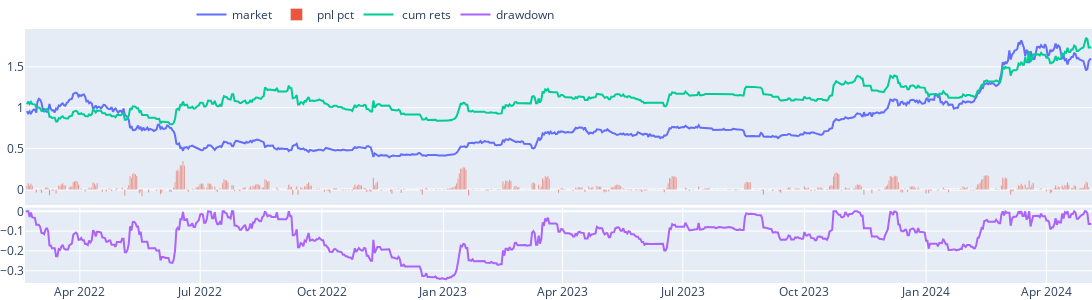
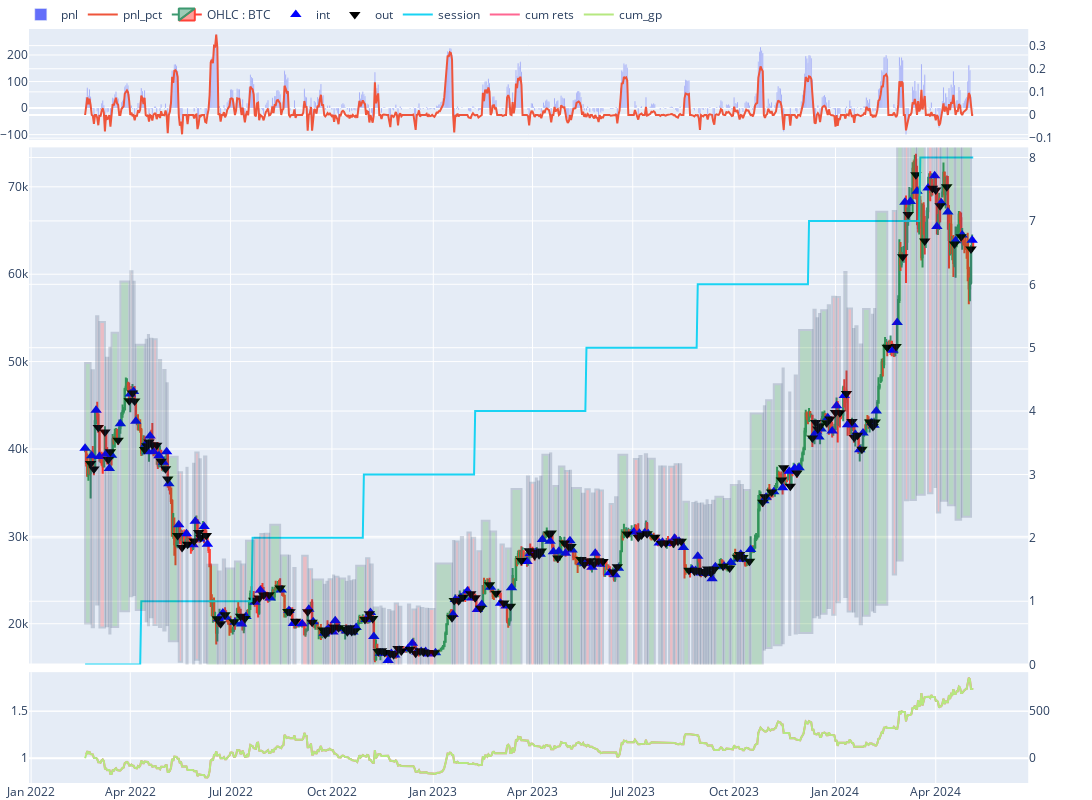
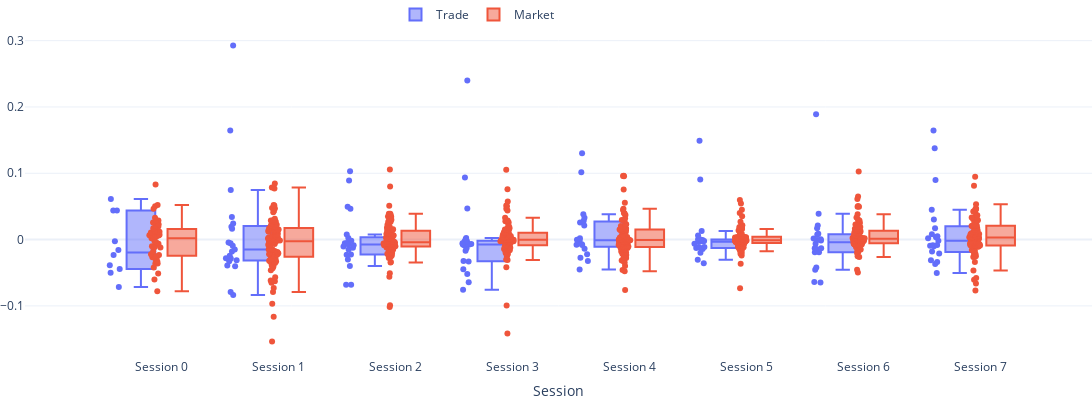

The notebook cell these images were saved under, in order:
### Code cell
AGENT[0].view_report()

### Figure 1 — Plotly figure (JSON) as saved in the notebook; plotly's stock layout.template omitted (floating-point values rounded to 4 significant figures; data arrays with more than 128 entries replaced by an {"elided": "..."} marker saying what was removed)
{"data": [{"name": "market", "type": "scatter", "x": {"elided": "807 str values"}, "xaxis": "x", "y": {"elided": "807 float values"}, "yaxis": "y"}, {"name": "pnl pct", "type": "bar", "x": {"elided": "807 str values"}, "xaxis": "x", "y": {"elided": "807 float values"}, "yaxis": "y"}, {"name": " cum rets", "type": "scatter", "x": {"elided": "807 str values"}, "xaxis": "x", "y": {"elided": "807 float values"}, "yaxis": "y"}, {"name": "drawdown", "type": "scatter", "x": {"elided": "807 str values"}, "xaxis": "x2", "y": {"elided": "807 float values"}, "yaxis": "y2"}], "layout": {"height": 300, "legend": {"orientation": "h", "x": 0.5, "xanchor": "right", "y": 1, "yanchor": "bottom"}, "margin": {"b": 0, "l": 10, "r": 0, "t": 0}, "width": 1200, "xaxis": {"anchor": "y", "domain": [0, 1], "matches": "x2", "showticklabels": false}, "xaxis2": {"anchor": "y2", "domain": [0, 1]}, "yaxis": {"anchor": "x", "domain": [0.307, 1]}, "yaxis2": {"anchor": "x2", "domain": [0, 0.297]}}}

### Figure 2 — Plotly figure (JSON) as saved in the notebook; plotly's stock layout.template omitted (floating-point values rounded to 4 significant figures; data arrays with more than 128 entries replaced by an {"elided": "..."} marker saying what was removed)
{"data": [{"name": "pnl", "type": "bar", "x": {"elided": "807 str values"}, "xaxis": "x", "y": {"elided": "807 float values"}, "yaxis": "y"}, {"name": "pnl_pct", "type": "scatter", "x": {"elided": "807 str values"}, "xaxis": "x", "y": {"elided": "807 float values"}, "yaxis": "y2"}, {"close": {"elided": "807 float values"}, "high": {"elided": "807 float values"}, "low": {"elided": "807 float values"}, "name": "OHLC : BTC", "open": {"elided": "807 float values"}, "type": "candlestick", "x": {"elided": "807 str values"}, "xaxis": "x2", "yaxis": "y3"}, {"marker": {"color": "blue", "size": 10, "symbol": 5}, "mode": "markers", "name": "int", "type": "scatter", "x": {"elided": "161 str values"}, "xaxis": "x2", "y": {"elided": "161 float values"}, "yaxis": "y3"}, {"marker": {"color": "black", "size": 10, "symbol": 6}, "mode": "markers", "name": "out", "type": "scatter", "x": {"elided": "160 str values"}, "xaxis": "x2", "y": {"elided": "160 float values"}, "yaxis": "y3"}, {"name": "session", "type": "scatter", "x": {"elided": "807 str values"}, "xaxis": "x2", "y": {"elided": "807 int values"}, "yaxis": "y4"}, {"name": "cum rets", "type": "scatter", "x": {"elided": "807 str values"}, "xaxis": "x3", "y": {"elided": "807 float values"}, "yaxis": "y5"}, {"name": "cum_gp", "type": "scatter", "x": {"elided": "807 str values"}, "xaxis": "x3", "y": {"elided": "807 float values"}, "yaxis": "y6"}], "layout": {"height": 800, "legend": {"orientation": "h", "x": 0.6, "xanchor": "right", "y": 1, "yanchor": "bottom"}, "margin": {"b": 0, "l": 10, "r": 0, "t": 0}, "shapes": [{"fillcolor": "green", "opacity": 0.2, "x0": "2022-02-19T00:00:00", "x1": "2022-02-24T00:00:00", "xref": "x2", "y0": 20040.0, "y1": 49830.0, "yref": "y3"}, {"fillcolor": "red", "opacity": 0.2, "x0": "2022-02-25T00:00:00", "x1": "2022-02-27T00:00:00", "xref": "x2", "y0": 19610.0, "y1": 49010.0, "yref": "y3"}, {"fillcolor": "red", "opacity": 0.2, "x0": "2022-03-01T00:00:00", "x1": "2022-03-03T00:00:00", "xref": "x2", "y0": 22210.0, "y1": 55190.0, "yref": "y3"}, {"fillcolor": "red", "opacity": 0.2, "x0": "2022-03-04T00:00:00", "x1": "2022-03-09T00:00:00", "xref": "x2", "y0": 19570.0, "y1": 54520.0, "yref": "y3"}, {"fillcolor": "red", "opacity": 0.2, "x0": "2022-03-10T00:00:00", "x1": "2022-03-12T00:00:00", "xref": "x2", "y0": 19711, "y1": 50450.0, "yref": "y3"}, {"fillcolor": "red", "opacity": 0.2, "x0": "2022-03-13T00:00:00", "x1": "2022-03-14T00:00:00", "xref": "x2", "y0": 18890.0, "y1": 51570.0, "yref": "y3"}, {"fillcolor": "green", "opacity": 0.2, "x0": "2022-03-15T00:00:00", "x1": "2022-03-21T00:00:00", "xref": "x2", "y0": 19640.0, "y1": 53300.0, "yref": "y3"}, {"fillcolor": "green", "opacity": 0.2, "x0": "2022-03-23T00:00:00", "x1": "2022-03-31T00:00:00", "xref": "x2", "y0": 21440.0, "y1": 59160.0, "yref": "y3"}, {"fillcolor": "red", "opacity": 0.2, "x0": "2022-04-01T00:00:00", "x1": "2022-04-03T00:00:00", "xref": "x2", "y0": 23140.0, "y1": 60330.0, "yref": "y3"}, {"fillcolor": "red", "opacity": 0.2, "x0": "2022-04-04T00:00:00", "x1": "2022-04-05T00:00:00", "xref": "x2", "y0": 23290.0, "y1": 59150.0, "yref": "y3"}, {"fillcolor": "green", "opacity": 0.2, "x0": "2022-04-06T00:00:00", "x1": "2022-04-14T00:00:00", "xref": "x2", "y0": 21590.0, "y1": 51930.0, "yref": "y3"}, {"fillcolor": "red", "opacity": 0.2, "x0": "2022-04-15T00:00:00", "x1": "2022-04-16T00:00:00", "xref": "x2", "y0": 20280.0, "y1": 52490.0, "yref": "y3"}, {"fillcolor": "red", "opacity": 0.2, "x0": "2022-04-17T00:00:00", "x1": "2022-04-18T00:00:00", "xref": "x2", "y0": 19840.0, "y1": 53040.0, "yref": "y3"}, {"fillcolor": "red", "opacity": 0.2, "x0": "2022-04-19T00:00:00", "x1": "2022-04-21T00:00:00", "xref": "x2", "y0": 20750.0, "y1": 52620.0, "yref": "y3"}, {"fillcolor": "red", "opacity": 0.2, "x0": "2022-04-22T00:00:00", "x1": "2022-04-25T00:00:00", "xref": "x2", "y0": 19850.0, "y1": 52550.0, "yref": "y3"}, {"fillcolor": "green", "opacity": 0.2, "x0": "2022-04-27T00:00:00", "x1": "2022-04-29T00:00:00", "xref": "x2", "y0": 19620.0, "y1": 50170.0, "yref": "y3"}, {"fillcolor": "green", "opacity": 0.2, "x0": "2022-05-01T00:00:00", "x1": "2022-05-03T00:00:00", "xref": "x2", "y0": 19230.0, "y1": 49050.0, "yref": "y3"}, {"fillcolor": "red", "opacity": 0.2, "x0": "2022-05-04T00:00:00", "x1": "2022-05-05T00:00:00", "xref": "x2", "y0": 19845, "y1": 47520.0, "yref": "y3"}, {"fillcolor": "green", "opacity": 0.2, "x0": "2022-05-06T00:00:00", "x1": "2022-05-14T00:00:00", "xref": "x2", "y0": 18010.0, "y1": 39110.0, "yref": "y3"}, {"fillcolor": "red", "opacity": 0.2, "x0": "2022-05-15T00:00:00", "x1": "2022-05-18T00:00:00", "xref": "x2", "y0": 15660.0, "y1": 37330.0, "yref": "y3"}, {"fillcolor": "red", "opacity": 0.2, "x0": "2022-05-22T00:00:00", "x1": "2022-05-23T00:00:00", "xref": "x2", "y0": 15150.0, "y1": 37840.0, "yref": "y3"}, {"fillcolor": "red", "opacity": 0.2, "x0": "2022-05-28T00:00:00", "x1": "2022-05-29T00:00:00", "xref": "x2", "y0": 14520.0, "y1": 38310.0, "yref": "y3"}, {"fillcolor": "red", "opacity": 0.2, "x0": "2022-05-30T00:00:00", "x1": "2022-06-02T00:00:00", "xref": "x2", "y0": 15870.0, "y1": 39590.0, "yref": "y3"}, {"fillcolor": "red", "opacity": 0.2, "x0": "2022-06-03T00:00:00", "x1": "2022-06-04T00:00:00", "xref": "x2", "y0": 14850.0, "y1": 38820.0, "yref": "y3"}, {"fillcolor": "red", "opacity": 0.2, "x0": "2022-06-07T00:00:00", "x1": "2022-06-09T00:00:00", "xref": "x2", "y0": 15560.0, "y1": 39140.0, "yref": "y3"}, {"fillcolor": "green", "opacity": 0.2, "x0": "2022-06-10T00:00:00", "x1": "2022-06-19T00:00:00", "xref": "x2", "y0": 14550.0, "y1": 26750.0, "yref": "y3"}, {"fillcolor": "red", "opacity": 0.2, "x0": "2022-06-20T00:00:00", "x1": "2022-06-22T00:00:00", "xref": "x2", "y0": 10290.0, "y1": 25980.0, "yref": "y3"}, {"fillcolor": "red", "opacity": 0.2, "x0": "2022-06-24T00:00:00", "x1": "2022-06-26T00:00:00", "xref": "x2", "y0": 10620.0, "y1": 27350.0, "yref": "y3"}, {"fillcolor": "green", "opacity": 0.2, "x0": "2022-06-27T00:00:00", "x1": "2022-07-04T00:00:00", "xref": "x2", "y0": 10370.0, "y1": 26310.0, "yref": "y3"}, {"fillcolor": "green", "opacity": 0.2, "x0": "2022-07-05T00:00:00", "x1": "2022-07-10T00:00:00", "xref": "x2", "y0": 10090.0, "y1": 27120.0, "yref": "y3"}, {"fillcolor": "red", "opacity": 0.2, "x0": "2022-07-11T00:00:00", "x1": "2022-07-14T00:00:00", "xref": "x2", "y0": 9982.0, "y1": 26770.0, "yref": "y3"}, {"fillcolor": "green", "opacity": 0.2, "x0": "2022-07-15T00:00:00", "x1": "2022-07-22T00:00:00", "xref": "x2", "y0": 10420.0, "y1": 29490.0, "yref": "y3"}, {"fillcolor": "red", "opacity": 0.2, "x0": "2022-07-23T00:00:00", "x1": "2022-07-27T00:00:00", "xref": "x2", "y0": 11230.0, "y1": 29840.0, "yref": "y3"}, {"fillcolor": "red", "opacity": 0.2, "x0": "2022-07-28T00:00:00", "x1": "2022-07-31T00:00:00", "xref": "x2", "y0": 11920.0, "y1": 30280.0, "yref": "y3"}, {"fillcolor": "red", "opacity": 0.2, "x0": "2022-08-01T00:00:00", "x1": "2022-08-05T00:00:00", "xref": "x2", "y0": 11630.0, "y1": 30310.0, "yref": "y3"}, {"fillcolor": "green", "opacity": 0.2, "x0": "2022-08-06T00:00:00", "x1": "2022-08-15T00:00:00", "xref": "x2", "y0": 11480.0, "y1": 31320.0, "yref": "y3"}, {"fillcolor": "green", "opacity": 0.2, "x0": "2022-08-16T00:00:00", "x1": "2022-08-22T00:00:00", "xref": "x2", "y0": 11930.0, "y1": 27820.0, "yref": "y3"}, {"fillcolor": "red", "opacity": 0.2, "x0": "2022-08-23T00:00:00", "x1": "2022-08-24T00:00:00", "xref": "x2", "y0": 10760.0, "y1": 27780.0, "yref": "y3"}, {"fillcolor": "red", "opacity": 0.2, "x0": "2022-08-27T00:00:00", "x1": "2022-08-29T00:00:00", "xref": "x2", "y0": 10020.0, "y1": 26370.0, "yref": "y3"}, {"fillcolor": "red", "opacity": 0.2, "x0": "2022-09-04T00:00:00", "x1": "2022-09-09T00:00:00", "xref": "x2", "y0": 10000.0, "y1": 27770.0, "yref": "y3"}, {"fillcolor": "red", "opacity": 0.2, "x0": "2022-09-10T00:00:00", "x1": "2022-09-13T00:00:00", "xref": "x2", "y0": 10820.0, "y1": 26230.0, "yref": "y3"}, {"fillcolor": "green", "opacity": 0.2, "x0": "2022-09-14T00:00:00", "x1": "2022-09-23T00:00:00", "xref": "x2", "y0": 10110.0, "y1": 25080.0, "yref": "y3"}, {"fillcolor": "red", "opacity": 0.2, "x0": "2022-09-24T00:00:00", "x1": "2022-09-25T00:00:00", "xref": "x2", "y0": 9460.0, "y1": 24450.0, "yref": "y3"}, {"fillcolor": "green", "opacity": 0.2, "x0": "2022-09-26T00:00:00", "x1": "2022-09-27T00:00:00", "xref": "x2", "y0": 9614.0, "y1": 24800.0, "yref": "y3"}, {"fillcolor": "red", "opacity": 0.2, "x0": "2022-09-28T00:00:00", "x1": "2022-10-01T00:00:00", "xref": "x2", "y0": 9706.0, "y1": 25100.0, "yref": "y3"}, {"fillcolor": "red", "opacity": 0.2, "x0": "2022-10-02T00:00:00", "x1": "2022-10-03T00:00:00", "xref": "x2", "y0": 9528.0, "y1": 25520.0, "yref": "y3"}, {"fillcolor": "red", "opacity": 0.2, "x0": "2022-10-04T00:00:00", "x1": "2022-10-07T00:00:00", "xref": "x2", "y0": 10170.0, "y1": 25390.0, "yref": "y3"}, {"fillcolor": "green", "opacity": 0.2, "x0": "2022-10-08T00:00:00", "x1": "2022-10-13T00:00:00", "xref": "x2", "y0": 9709.0, "y1": 25190.0, "yref": "y3"}, {"fillcolor": "red", "opacity": 0.2, "x0": "2022-10-14T00:00:00", "x1": "2022-10-15T00:00:00", "xref": "x2", "y0": 9588.0, "y1": 24790.0, "yref": "y3"}, {"fillcolor": "red", "opacity": 0.2, "x0": "2022-10-16T00:00:00", "x1": "2022-10-17T00:00:00", "xref": "x2", "y0": 9631.0, "y1": 25410.0, "yref": "y3"}, {"fillcolor": "red", "opacity": 0.2, "x0": "2022-10-18T00:00:00", "x1": "2022-10-19T00:00:00", "xref": "x2", "y0": 9664.0, "y1": 24860.0, "yref": "y3"}, {"fillcolor": "red", "opacity": 0.2, "x0": "2022-10-20T00:00:00", "x1": "2022-10-22T00:00:00", "xref": "x2", "y0": 9521.0, "y1": 24970.0, "yref": "y3"}, {"fillcolor": "green", "opacity": 0.2, "x0": "2022-10-23T00:00:00", "x1": "2022-10-31T00:00:00", "xref": "x2", "y0": 9785.0, "y1": 26640.0, "yref": "y3"}, {"fillcolor": "red", "opacity": 0.2, "x0": "2022-11-01T00:00:00", "x1": "2022-11-04T00:00:00", "xref": "x2", "y0": 10240.0, "y1": 27490.0, "yref": "y3"}, {"fillcolor": "red", "opacity": 0.2, "x0": "2022-11-05T00:00:00", "x1": "2022-11-07T00:00:00", "xref": "x2", "y0": 10650.0, "y1": 26770.0, "yref": "y3"}, {"fillcolor": "green", "opacity": 0.2, "x0": "2022-11-08T00:00:00", "x1": "2022-11-12T00:00:00", "xref": "x2", "y0": 9274.0, "y1": 21860.0, "yref": "y3"}, {"fillcolor": "red", "opacity": 0.2, "x0": "2022-11-14T00:00:00", "x1": "2022-11-15T00:00:00", "xref": "x2", "y0": 8310.0, "y1": 21970.0, "yref": "y3"}, {"fillcolor": "green", "opacity": 0.2, "x0": "2022-11-16T00:00:00", "x1": "2022-11-18T00:00:00", "xref": "x2", "y0": 8331.0, "y1": 21710.0, "yref": "y3"}, {"fillcolor": "red", "opacity": 0.2, "x0": "2022-11-21T00:00:00", "x1": "2022-11-23T00:00:00", "xref": "x2", "y0": 7891.0, "y1": 21580.0, "yref": "y3"}, {"fillcolor": "red", "opacity": 0.2, "x0": "2022-11-24T00:00:00", "x1": "2022-11-26T00:00:00", "xref": "x2", "y0": 8299.0, "y1": 21400.0, "yref": "y3"}, {"fillcolor": "red", "opacity": 0.2, "x0": "2022-11-27T00:00:00", "x1": "2022-11-30T00:00:00", "xref": "x2", "y0": 8214.0, "y1": 22310.0, "yref": "y3"}, {"fillcolor": "red", "opacity": 0.2, "x0": "2022-12-01T00:00:00", "x1": "2022-12-03T00:00:00", "xref": "x2", "y0": 8489.0, "y1": 21950.0, "yref": "y3"}, {"fillcolor": "red", "opacity": 0.2, "x0": "2022-12-09T00:00:00", "x1": "2022-12-11T00:00:00", "xref": "x2", "y0": 8564.0, "y1": 22210.0, "yref": "y3"}, {"fillcolor": "red", "opacity": 0.2, "x0": "2022-12-13T00:00:00", "x1": "2022-12-16T00:00:00", "xref": "x2", "y0": 8887.0, "y1": 21620.0, "yref": "y3"}, {"fillcolor": "red", "opacity": 0.2, "x0": "2022-12-17T00:00:00", "x1": "2022-12-20T00:00:00", "xref": "x2", "y0": 8388.0, "y1": 21960.0, "yref": "y3"}, {"fillcolor": "red", "opacity": 0.2, "x0": "2022-12-21T00:00:00", "x1": "2022-12-23T00:00:00", "xref": "x2", "y0": 8412.0, "y1": 21810.0, "yref": "y3"}, {"fillcolor": "red", "opacity": 0.2, "x0": "2022-12-25T00:00:00", "x1": "2022-12-27T00:00:00", "xref": "x2", "y0": 8416.0, "y1": 21720.0, "yref": "y3"}, {"fillcolor": "red", "opacity": 0.2, "x0": "2022-12-28T00:00:00", "x1": "2023-01-02T00:00:00", "xref": "x2", "y0": 8274.0, "y1": 21670.0, "yref": "y3"}, {"fillcolor": "green", "opacity": 0.2, "x0": "2023-01-03T00:00:00", "x1": "2023-01-18T00:00:00", "xref": "x2", "y0": 8338.0, "y1": 26880.0, "yref": "y3"}, {"fillcolor": "red", "opacity": 0.2, "x0": "2023-01-19T00:00:00", "x1": "2023-01-20T00:00:00", "xref": "x2", "y0": 10540.0, "y1": 29470.0, "yref": "y3"}, {"fillcolor": "red", "opacity": 0.2, "x0": "2023-01-21T00:00:00", "x1": "2023-01-24T00:00:00", "xref": "x2", "y0": 11390.0, "y1": 29420.0, "yref": "y3"}, {"fillcolor": "green", "opacity": 0.2, "x0": "2023-01-26T00:00:00", "x1": "2023-01-28T00:00:00", "xref": "x2", "y0": 11500.0, "y1": 29930.0, "yref": "y3"}, {"fillcolor": "red", "opacity": 0.2, "x0": "2023-02-01T00:00:00", "x1": "2023-02-04T00:00:00", "xref": "x2", "y0": 11870.0, "y1": 30440.0, "yref": "y3"}, {"fillcolor": "red", "opacity": 0.2, "x0": "2023-02-05T00:00:00", "x1": "2023-02-08T00:00:00", "xref": "x2", "y0": 11470.0, "y1": 29850.0, "yref": "y3"}, {"fillcolor": "red", "opacity": 0.2, "x0": "2023-02-10T00:00:00", "x1": "2023-02-13T00:00:00", "xref": "x2", "y0": 10810.0, "y1": 28310.0, "yref": "y3"}, {"fillcolor": "green", "opacity": 0.2, "x0": "2023-02-14T00:00:00", "x1": "2023-02-21T00:00:00", "xref": "x2", "y0": 11100.0, "y1": 31790.0, "yref": "y3"}, {"fillcolor": "green", "opacity": 0.2, "x0": "2023-02-22T00:00:00", "x1": "2023-02-27T00:00:00", "xref": "x2", "y0": 12090.0, "y1": 30540.0, "yref": "y3"}, {"fillcolor": "red", "opacity": 0.2, "x0": "2023-03-03T00:00:00", "x1": "2023-03-06T00:00:00", "xref": "x2", "y0": 11170.0, "y1": 29070.0, "yref": "y3"}, {"fillcolor": "green", "opacity": 0.2, "x0": "2023-03-08T00:00:00", "x1": "2023-03-12T00:00:00", "xref": "x2", "y0": 11020.0, "y1": 28600.0, "yref": "y3"}, {"fillcolor": "green", "opacity": 0.2, "x0": "2023-03-13T00:00:00", "x1": "2023-03-22T00:00:00", "xref": "x2", "y0": 12060.0, "y1": 35430.0, "yref": "y3"}, {"fillcolor": "red", "opacity": 0.2, "x0": "2023-03-27T00:00:00", "x1": "2023-03-29T00:00:00", "xref": "x2", "y0": 13560.0, "y1": 36850.0, "yref": "y3"}, {"fillcolor": "red", "opacity": 0.2, "x0": "2023-03-30T00:00:00", "x1": "2023-04-03T00:00:00", "xref": "x2", "y0": 14010.0, "y1": 36140, "yref": "y3"}, {"fillcolor": "red", "opacity": 0.2, "x0": "2023-04-04T00:00:00", "x1": "2023-04-05T00:00:00", "xref": "x2", "y0": 14080.0, "y1": 36620.0, "yref": "y3"}, {"fillcolor": "red", "opacity": 0.2, "x0": "2023-04-06T00:00:00", "x1": "2023-04-07T00:00:00", "xref": "x2", "y0": 14020.0, "y1": 36280.0, "yref": "y3"}, {"fillcolor": "red", "opacity": 0.2, "x0": "2023-04-08T00:00:00", "x1": "2023-04-09T00:00:00", "xref": "x2", "y0": 13970.0, "y1": 36820.0, "yref": "y3"}, {"fillcolor": "green", "opacity": 0.2, "x0": "2023-04-10T00:00:00", "x1": "2023-04-16T00:00:00", "xref": "x2", "y0": 14820.0, "y1": 39350.0, "yref": "y3"}, {"fillcolor": "red", "opacity": 0.2, "x0": "2023-04-17T00:00:00", "x1": "2023-04-18T00:00:00", "xref": "x2", "y0": 14720.0, "y1": 39490.0, "yref": "y3"}, {"fillcolor": "green", "opacity": 0.2, "x0": "2023-04-20T00:00:00", "x1": "2023-04-24T00:00:00", "xref": "x2", "y0": 14120.0, "y1": 35760.0, "yref": "y3"}, {"fillcolor": "green", "opacity": 0.2, "x0": "2023-04-25T00:00:00", "x1": "2023-04-30T00:00:00", "xref": "x2", "y0": 14150.0, "y1": 38000.0, "yref": "y3"}, {"fillcolor": "red", "opacity": 0.2, "x0": "2023-05-01T00:00:00", "x1": "2023-05-04T00:00:00", "xref": "x2", "y0": 14030.0, "y1": 37490.0, "yref": "y3"}, {"fillcolor": "red", "opacity": 0.2, "x0": "2023-05-05T00:00:00", "x1": "2023-05-06T00:00:00", "xref": "x2", "y0": 14750.0, "y1": 37500.0, "yref": "y3"}, {"fillcolor": "green", "opacity": 0.2, "x0": "2023-05-07T00:00:00", "x1": "2023-05-15T00:00:00", "xref": "x2", "y0": 14220.0, "y1": 35550.0, "yref": "y3"}, {"fillcolor": "red", "opacity": 0.2, "x0": "2023-05-16T00:00:00", "x1": "2023-05-18T00:00:00", "xref": "x2", "y0": 13520.0, "y1": 34870.0, "yref": "y3"}, {"fillcolor": "red", "opacity": 0.2, "x0": "2023-05-19T00:00:00", "x1": "2023-05-23T00:00:00", "xref": "x2", "y0": 13440.0, "y1": 35390.0, "yref": "y3"}, {"fillcolor": "red", "opacity": 0.2, "x0": "2023-05-25T00:00:00", "x1": "2023-05-27T00:00:00", "xref": "x2", "y0": 13240.0, "y1": 34910.0, "yref": "y3"}, {"fillcolor": "red", "opacity": 0.2, "x0": "2023-05-28T00:00:00", "x1": "2023-05-31T00:00:00", "xref": "x2", "y0": 14030.0, "y1": 35370.0, "yref": "y3"}, {"fillcolor": "red", "opacity": 0.2, "x0": "2023-06-01T00:00:00", "x1": "2023-06-04T00:00:00", "xref": "x2", "y0": 13410.0, "y1": 35250.0, "yref": "y3"}, {"fillcolor": "red", "opacity": 0.2, "x0": "2023-06-10T00:00:00", "x1": "2023-06-13T00:00:00", "xref": "x2", "y0": 12920.0, "y1": 33710.0, "yref": "y3"}, {"fillcolor": "red", "opacity": 0.2, "x0": "2023-06-15T00:00:00", "x1": "2023-06-17T00:00:00", "xref": "x2", "y0": 12800.0, "y1": 34470.0, "yref": "y3"}, {"fillcolor": "green", "opacity": 0.2, "x0": "2023-06-18T00:00:00", "x1": "2023-06-26T00:00:00", "xref": "x2", "y0": 13170.0, "y1": 39350.0, "yref": "y3"}, {"fillcolor": "red", "opacity": 0.2, "x0": "2023-07-02T00:00:00", "x1": "2023-07-06T00:00:00", "xref": "x2", "y0": 15250.0, "y1": 38860.0, "yref": "y3"}, {"fillcolor": "green", "opacity": 0.2, "x0": "2023-07-07T00:00:00", "x1": "2023-07-09T00:00:00", "xref": "x2", "y0": 15170.0, "y1": 39210.0, "yref": "y3"}, {"fillcolor": "red", "opacity": 0.2, "x0": "2023-07-12T00:00:00", "x1": "2023-07-14T00:00:00", "xref": "x2", "y0": 15190, "y1": 39410.0, "yref": "y3"}, {"fillcolor": "green", "opacity": 0.2, "x0": "2023-07-15T00:00:00", "x1": "2023-07-21T00:00:00", "xref": "x2", "y0": 15140.0, "y1": 38870.0, "yref": "y3"}, {"fillcolor": "green", "opacity": 0.2, "x0": "2023-07-25T00:00:00", "x1": "2023-07-27T00:00:00", "xref": "x2", "y0": 14610.0, "y1": 37990.0, "yref": "y3"}, {"fillcolor": "red", "opacity": 0.2, "x0": "2023-07-28T00:00:00", "x1": "2023-07-31T00:00:00", "xref": "x2", "y0": 14660.0, "y1": 38000.0, "yref": "y3"}, {"fillcolor": "red", "opacity": 0.2, "x0": "2023-08-03T00:00:00", "x1": "2023-08-07T00:00:00", "xref": "x2", "y0": 14600.0, "y1": 37970.0, "yref": "y3"}, {"fillcolor": "red", "opacity": 0.2, "x0": "2023-08-08T00:00:00", "x1": "2023-08-11T00:00:00", "xref": "x2", "y0": 14890.0, "y1": 38250.0, "yref": "y3"}, {"fillcolor": "red", "opacity": 0.2, "x0": "2023-08-12T00:00:00", "x1": "2023-08-14T00:00:00", "xref": "x2", "y0": 14720.0, "y1": 38260.0, "yref": "y3"}, {"fillcolor": "green", "opacity": 0.2, "x0": "2023-08-16T00:00:00", "x1": "2023-08-21T00:00:00", "xref": "x2", "y0": 14370.0, "y1": 33960.0, "yref": "y3"}, {"fillcolor": "red", "opacity": 0.2, "x0": "2023-08-24T00:00:00", "x1": "2023-08-26T00:00:00", "xref": "x2", "y0": 13090.0, "y1": 33820.0, "yref": "y3"}, {"fillcolor": "red", "opacity": 0.2, "x0": "2023-08-27T00:00:00", "x1": "2023-08-28T00:00:00", "xref": "x2", "y0": 13050.0, "y1": 33956, "yref": "y3"}, {"fillcolor": "red", "opacity": 0.2, "x0": "2023-08-29T00:00:00", "x1": "2023-08-31T00:00:00", "xref": "x2", "y0": 13860.0, "y1": 33720.0, "yref": "y3"}, {"fillcolor": "red", "opacity": 0.2, "x0": "2023-09-01T00:00:00", "x1": "2023-09-03T00:00:00", "xref": "x2", "y0": 12900.0, "y1": 33760.0, "yref": "y3"}, {"fillcolor": "red", "opacity": 0.2, "x0": "2023-09-04T00:00:00", "x1": "2023-09-05T00:00:00", "xref": "x2", "y0": 12910.0, "y1": 33530.0, "yref": "y3"}, {"fillcolor": "red", "opacity": 0.2, "x0": "2023-09-06T00:00:00", "x1": "2023-09-07T00:00:00", "xref": "x2", "y0": 12880.0, "y1": 34130.0, "yref": "y3"}, {"fillcolor": "green", "opacity": 0.2, "x0": "2023-09-08T00:00:00", "x1": "2023-09-10T00:00:00", "xref": "x2", "y0": 12910.0, "y1": 33590.0, "yref": "y3"}, {"fillcolor": "red", "opacity": 0.2, "x0": "2023-09-11T00:00:00", "x1": "2023-09-13T00:00:00", "xref": "x2", "y0": 12580.0, "y1": 34090.0, "yref": "y3"}, {"fillcolor": "green", "opacity": 0.2, "x0": "2023-09-14T00:00:00", "x1": "2023-09-21T00:00:00", "xref": "x2", "y0": 13260.0, "y1": 34540.0, "yref": "y3"}, {"fillcolor": "green", "opacity": 0.2, "x0": "2023-09-22T00:00:00", "x1": "2023-09-27T00:00:00", "xref": "x2", "y0": 13290.0, "y1": 34280.0, "yref": "y3"}, {"fillcolor": "green", "opacity": 0.2, "x0": "2023-09-28T00:00:00", "x1": "2023-10-04T00:00:00", "xref": "x2", "y0": 13510.0, "y1": 35870.0, "yref": "y3"}, {"fillcolor": "red", "opacity": 0.2, "x0": "2023-10-05T00:00:00", "x1": "2023-10-06T00:00:00", "xref": "x2", "y0": 13710.0, "y1": 36310.0, "yref": "y3"}, {"fillcolor": "red", "opacity": 0.2, "x0": "2023-10-07T00:00:00", "x1": "2023-10-09T00:00:00", "xref": "x2", "y0": 13980.0, "y1": 35870.0, "yref": "y3"}, {"fillcolor": "green", "opacity": 0.2, "x0": "2023-10-10T00:00:00", "x1": "2023-10-15T00:00:00", "xref": "x2", "y0": 13700.0, "y1": 35300.0, "yref": "y3"}, {"fillcolor": "green", "opacity": 0.2, "x0": "2023-10-16T00:00:00", "x1": "2023-10-27T00:00:00", "xref": "x2", "y0": 14250.0, "y1": 44060.0, "yref": "y3"}, {"fillcolor": "red", "opacity": 0.2, "x0": "2023-10-28T00:00:00", "x1": "2023-10-29T00:00:00", "xref": "x2", "y0": 17040.0, "y1": 44880.0, "yref": "y3"}, {"fillcolor": "green", "opacity": 0.2, "x0": "2023-10-30T00:00:00", "x1": "2023-11-04T00:00:00", "xref": "x2", "y0": 17240.0, "y1": 45580.0, "yref": "y3"}, {"fillcolor": "green", "opacity": 0.2, "x0": "2023-11-06T00:00:00", "x1": "2023-11-13T00:00:00", "xref": "x2", "y0": 17550.0, "y1": 47400.0, "yref": "y3"}, {"fillcolor": "red", "opacity": 0.2, "x0": "2023-11-14T00:00:00", "x1": "2023-11-15T00:00:00", "xref": "x2", "y0": 17780.0, "y1": 49220.0, "yref": "y3"}, {"fillcolor": "red", "opacity": 0.2, "x0": "2023-11-20T00:00:00", "x1": "2023-11-21T00:00:00", "xref": "x2", "y0": 18720.0, "y1": 46460.0, "yref": "y3"}, {"fillcolor": "red", "opacity": 0.2, "x0": "2023-11-25T00:00:00", "x1": "2023-11-27T00:00:00", "xref": "x2", "y0": 18890.0, "y1": 48420.0, "yref": "y3"}, {"fillcolor": "green", "opacity": 0.2, "x0": "2023-11-29T00:00:00", "x1": "2023-12-11T00:00:00", "xref": "x2", "y0": 18930.0, "y1": 53630.0, "yref": "y3"}, {"fillcolor": "red", "opacity": 0.2, "x0": "2023-12-12T00:00:00", "x1": "2023-12-14T00:00:00", "xref": "x2", "y0": 20750.0, "y1": 55930.0, "yref": "y3"}, {"fillcolor": "green", "opacity": 0.2, "x0": "2023-12-15T00:00:00", "x1": "2023-12-16T00:00:00", "xref": "x2", "y0": 20970.0, "y1": 54960.0, "yref": "y3"}, {"fillcolor": "red", "opacity": 0.2, "x0": "2023-12-17T00:00:00", "x1": "2023-12-18T00:00:00", "xref": "x2", "y0": 20690.0, "y1": 55460.0, "yref": "y3"}, {"fillcolor": "green", "opacity": 0.2, "x0": "2023-12-19T00:00:00", "x1": "2023-12-24T00:00:00", "xref": "x2", "y0": 21140.0, "y1": 55890.0, "yref": "y3"}, {"fillcolor": "green", "opacity": 0.2, "x0": "2023-12-25T00:00:00", "x1": "2023-12-27T00:00:00", "xref": "x2", "y0": 21790.0, "y1": 56460.0, "yref": "y3"}, {"fillcolor": "red", "opacity": 0.2, "x0": "2023-12-29T00:00:00", "x1": "2024-01-01T00:00:00", "xref": "x2", "y0": 21030.0, "y1": 57430.0, "yref": "y3"}, {"fillcolor": "red", "opacity": 0.2, "x0": "2024-01-02T00:00:00", "x1": "2024-01-05T00:00:00", "xref": "x2", "y0": 22470.0, "y1": 57390.0, "yref": "y3"}, {"fillcolor": "green", "opacity": 0.2, "x0": "2024-01-09T00:00:00", "x1": "2024-01-11T00:00:00", "xref": "x2", "y0": 23055, "y1": 60240.0, "yref": "y3"}, {"fillcolor": "red", "opacity": 0.2, "x0": "2024-01-12T00:00:00", "x1": "2024-01-16T00:00:00", "xref": "x2", "y0": 21390.0, "y1": 56080.0, "yref": "y3"}, {"fillcolor": "red", "opacity": 0.2, "x0": "2024-01-17T00:00:00", "x1": "2024-01-18T00:00:00", "xref": "x2", "y0": 21390.0, "y1": 53730.0, "yref": "y3"}, {"fillcolor": "green", "opacity": 0.2, "x0": "2024-01-19T00:00:00", "x1": "2024-01-21T00:00:00", "xref": "x2", "y0": 20830.0, "y1": 54050.0, "yref": "y3"}, {"fillcolor": "red", "opacity": 0.2, "x0": "2024-01-23T00:00:00", "x1": "2024-01-25T00:00:00", "xref": "x2", "y0": 19950.0, "y1": 51950.0, "yref": "y3"}, {"fillcolor": "green", "opacity": 0.2, "x0": "2024-01-26T00:00:00", "x1": "2024-02-01T00:00:00", "xref": "x2", "y0": 20910.0, "y1": 56010.0, "yref": "y3"}, {"fillcolor": "red", "opacity": 0.2, "x0": "2024-02-03T00:00:00", "x1": "2024-02-04T00:00:00", "xref": "x2", "y0": 21510.0, "y1": 55360.0, "yref": "y3"}, {"fillcolor": "red", "opacity": 0.2, "x0": "2024-02-05T00:00:00", "x1": "2024-02-06T00:00:00", "xref": "x2", "y0": 21350.0, "y1": 56030.0, "yref": "y3"}, {"fillcolor": "green", "opacity": 0.2, "x0": "2024-02-07T00:00:00", "x1": "2024-02-17T00:00:00", "xref": "x2", "y0": 22170.0, "y1": 67140.0, "yref": "y3"}, {"fillcolor": "red", "opacity": 0.2, "x0": "2024-02-22T00:00:00", "x1": "2024-02-25T00:00:00", "xref": "x2", "y0": 25640.0, "y1": 67250.0, "yref": "y3"}, {"fillcolor": "green", "opacity": 0.2, "x0": "2024-02-26T00:00:00", "x1": "2024-03-02T00:00:00", "xref": "x2", "y0": 27240.0, "y1": 80580.0, "yref": "y3"}, {"fillcolor": "red", "opacity": 0.2, "x0": "2024-03-04T00:00:00", "x1": "2024-03-07T00:00:00", "xref": "x2", "y0": 34120.0, "y1": 86870.0, "yref": "y3"}, {"fillcolor": "green", "opacity": 0.2, "x0": "2024-03-09T00:00:00", "x1": "2024-03-14T00:00:00", "xref": "x2", "y0": 34160.0, "y1": 92810.0, "yref": "y3"}, {"fillcolor": "green", "opacity": 0.2, "x0": "2024-03-15T00:00:00", "x1": "2024-03-22T00:00:00", "xref": "x2", "y0": 34750.0, "y1": 82940.0, "yref": "y3"}, {"fillcolor": "red", "opacity": 0.2, "x0": "2024-03-25T00:00:00", "x1": "2024-03-29T00:00:00", "xref": "x2", "y0": 34940.0, "y1": 90810.0, "yref": "y3"}, {"fillcolor": "red", "opacity": 0.2, "x0": "2024-03-31T00:00:00", "x1": "2024-04-01T00:00:00", "xref": "x2", "y0": 35640.0, "y1": 90540.0, "yref": "y3"}, {"fillcolor": "red", "opacity": 0.2, "x0": "2024-04-02T00:00:00", "x1": "2024-04-05T00:00:00", "xref": "x2", "y0": 32730.0, "y1": 88170.0, "yref": "y3"}, {"fillcolor": "green", "opacity": 0.2, "x0": "2024-04-06T00:00:00", "x1": "2024-04-11T00:00:00", "xref": "x2", "y0": 34090.0, "y1": 91010.0, "yref": "y3"}, {"fillcolor": "green", "opacity": 0.2, "x0": "2024-04-12T00:00:00", "x1": "2024-04-18T00:00:00", "xref": "x2", "y0": 33560.0, "y1": 82510.0, "yref": "y3"}, {"fillcolor": "green", "opacity": 0.2, "x0": "2024-04-19T00:00:00", "x1": "2024-04-24T00:00:00", "xref": "x2", "y0": 31910.0, "y1": 83580.0, "yref": "y3"}, {"fillcolor": "green", "opacity": 0.2, "x0": "2024-04-25T00:00:00", "x1": "2024-05-03T00:00:00", "xref": "x2", "y0": 32250.0, "y1": 81750.0, "yref": "y3"}], "width": 1200, "xaxis": {"anchor": "y", "domain": [0, 0.94], "matches": "x3", "rangeslider": {"visible": false}, "showticklabels": false}, "xaxis2": {"anchor": "y3", "domain": [0, 0.94], "matches": "x3", "rangeslider": {"visible": false}, "showticklabels": false}, "xaxis3": {"anchor": "y5", "domain": [0, 0.94], "rangeslider": {"visible": false}}, "yaxis": {"anchor": "x", "domain": [0.853, 1]}, "yaxis2": {"anchor": "x", "overlaying": "y", "side": "right"}, "yaxis3": {"anchor": "x2", "domain": [0.157, 0.843], "range": [15320.0, 74510.0]}, "yaxis4": {"anchor": "x2", "overlaying": "y3", "range": [0, 8.16], "side": "right"}, "yaxis5": {"anchor": "x3", "domain": [0, 0.147]}, "yaxis6": {"anchor": "x3", "overlaying": "y5", "side": "right"}}}

### Figure 3 — Plotly figure (JSON) as saved in the notebook; plotly's stock layout.template omitted (floating-point values rounded to 4 significant figures; data arrays with more than 128 entries replaced by an {"elided": "..."} marker saying what was removed)
{"data": [{"boxpoints": "all", "jitter": 0.5, "name": "Trade", "pointpos": -1.8, "type": "box", "x": {"elided": "152 str values"}, "y": {"elided": "152 float values"}}, {"boxpoints": "all", "jitter": 0.5, "name": "Market", "pointpos": -1.8, "type": "box", "x": {"elided": "669 str values"}, "y": {"elided": "669 float values"}}], "layout": {"boxmode": "group", "height": 400, "legend": {"orientation": "h", "x": 0.5, "xanchor": "right", "y": 1, "yanchor": "bottom"}, "margin": {"b": 0, "l": 10, "r": 0, "t": 0}, "showlegend": true, "width": 1200, "xaxis": {"title": {"text": "Session"}}}}
